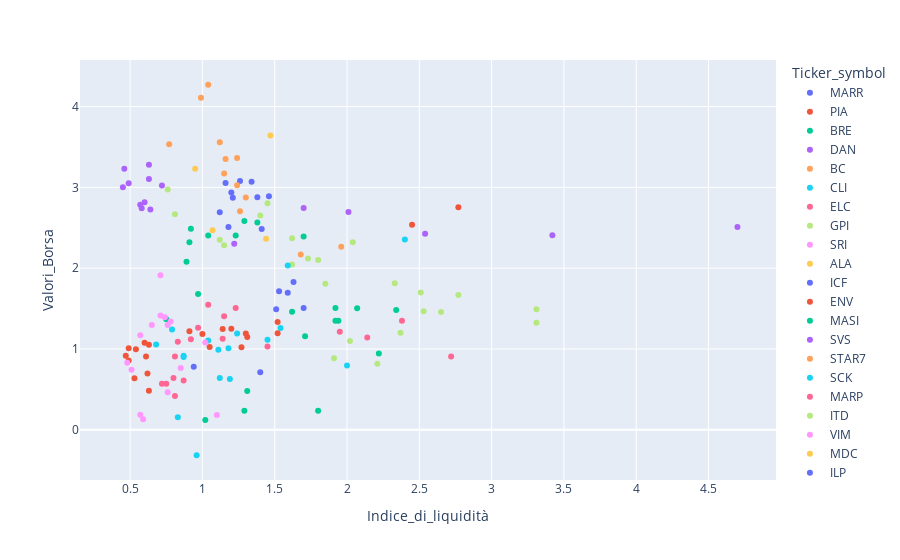

Notebook source saved alongside this figure:
### Code cell
fig = px.scatter(df, y="Valori_Borsa", x="Indice_di_liquidità", color='Ticker_symbol')
fig

### Figure 1 — Plotly figure (JSON) as saved in the notebook; plotly's stock layout.template omitted (floating-point values rounded to 4 significant figures)
{"data": [{"hovertemplate": "Ticker_symbol=MARR<br>Indice_di_liquidità=%{x}<br>Valori_Borsa=%{y}<extra></extra>", "legendgroup": "MARR", "marker": {"color": "#636efa", "symbol": "circle"}, "mode": "markers", "name": "MARR", "orientation": "v", "showlegend": true, "type": "scatter", "x": [1.18, 1.2, 1.38, 1.16, 1.34, 1.26, 1.21, 1.46, 1.12, 1.41], "xaxis": "x", "y": [2.51, 2.935, 2.879, 3.054, 3.069, 3.079, 2.871, 2.889, 2.691, 2.485], "yaxis": "y"}, {"hovertemplate": "Ticker_symbol=PIA<br>Indice_di_liquidità=%{x}<br>Valori_Borsa=%{y}<extra></extra>", "legendgroup": "PIA", "marker": {"color": "#EF553B", "symbol": "circle"}, "mode": "markers", "name": "PIA", "orientation": "v", "showlegend": true, "type": "scatter", "x": [0.6, 0.63, 0.54, 0.49, 0.53, 0.47, 0.63, 0.62, 0.61, 0.49], "xaxis": "x", "y": [1.077, 1.052, 0.9962, 1.008, 0.6392, 0.9179, 0.4837, 0.6981, 0.9066, 0.857], "yaxis": "y"}, {"hovertemplate": "Ticker_symbol=BRE<br>Indice_di_liquidità=%{x}<br>Valori_Borsa=%{y}<extra></extra>", "legendgroup": "BRE", "marker": {"color": "#00cc96", "symbol": "circle"}, "mode": "markers", "name": "BRE", "orientation": "v", "showlegend": true, "type": "scatter", "x": [1.23, 1.38, 1.7, 1.04, 0.91, 1.29, 0.92, 0.89, 0.97, 0.75], "xaxis": "x", "y": [2.403, 2.564, 2.393, 2.404, 2.32, 2.585, 2.489, 2.08, 1.682, 1.368], "yaxis": "y"}, {"hovertemplate": "Ticker_symbol=DAN<br>Indice_di_liquidità=%{x}<br>Valori_Borsa=%{y}<extra></extra>", "legendgroup": "DAN", "marker": {"color": "#ab63fa", "symbol": "circle"}, "mode": "markers", "name": "DAN", "orientation": "v", "showlegend": true, "type": "scatter", "x": [0.63, 0.63, 0.64, 0.6, 0.57, 0.49, 0.72, 0.58, 0.45, 0.46], "xaxis": "x", "y": [3.105, 3.279, 2.727, 2.815, 2.785, 3.052, 3.024, 2.741, 3.0, 3.231], "yaxis": "y"}, {"hovertemplate": "Ticker_symbol=BC<br>Indice_di_liquidità=%{x}<br>Valori_Borsa=%{y}<extra></extra>", "legendgroup": "BC", "marker": {"color": "#FFA15A", "symbol": "circle"}, "mode": "markers", "name": "BC", "orientation": "v", "showlegend": true, "type": "scatter", "x": [1.04, 0.99, 0.77, 1.12, 1.16, 1.24, 1.24, 1.26, 1.3, 1.15], "xaxis": "x", "y": [4.27, 4.108, 3.533, 3.559, 3.35, 3.364, 3.027, 2.703, 2.874, 3.171], "yaxis": "y"}, {"hovertemplate": "Ticker_symbol=CLI<br>Indice_di_liquidità=%{x}<br>Valori_Borsa=%{y}<extra></extra>", "legendgroup": "CLI", "marker": {"color": "#19d3f3", "symbol": "circle"}, "mode": "markers", "name": "CLI", "orientation": "v", "showlegend": true, "type": "scatter", "x": [0.68, 0.79, 0.87, 0.87, 1.18, 1.54, 1.04, 1.24, 1.11, 1.12], "xaxis": "x", "y": [1.054, 1.241, 0.9002, 0.9163, 1.008, 1.258, 1.105, 1.193, 0.9895, 0.6419], "yaxis": "y"}, {"hovertemplate": "Ticker_symbol=ELC<br>Indice_di_liquidità=%{x}<br>Valori_Borsa=%{y}<extra></extra>", "legendgroup": "ELC", "marker": {"color": "#FF6692", "symbol": "circle"}, "mode": "markers", "name": "ELC", "orientation": "v", "showlegend": true, "type": "scatter", "x": [0.92, 0.97, 1.14, 0.83, 0.81, 0.81, 0.87, 0.8, 0.72, 0.75], "xaxis": "x", "y": [1.12, 1.264, 1.127, 1.089, 0.4187, 0.9083, 0.6098, 0.6419, 0.5704, 0.571], "yaxis": "y"}, {"hovertemplate": "Ticker_symbol=GPI<br>Indice_di_liquidità=%{x}<br>Valori_Borsa=%{y}<extra></extra>", "legendgroup": "GPI", "marker": {"color": "#B6E880", "symbol": "circle"}, "mode": "markers", "name": "GPI", "orientation": "v", "showlegend": true, "type": "scatter", "x": [1.4, 1.45, 1.8, 1.62, 1.73, 1.62, 2.04, 1.15, 1.2, 1.03], "xaxis": "x", "y": [2.653, 2.803, 2.102, 2.046, 2.121, 2.37, 2.322, 2.282, null, null], "yaxis": "y"}, {"hovertemplate": "Ticker_symbol=SRI<br>Indice_di_liquidità=%{x}<br>Valori_Borsa=%{y}<extra></extra>", "legendgroup": "SRI", "marker": {"color": "#FF97FF", "symbol": "circle"}, "mode": "markers", "name": "SRI", "orientation": "v", "showlegend": true, "type": "scatter", "x": [0.57, 0.51, 0.48, 0.57, 0.65, 0.71, 0.76, 0.78, 0.74, 0.71], "xaxis": "x", "y": [0.1865, 0.7443, 0.8286, 1.169, 1.297, 1.911, 1.297, 1.341, 1.394, 1.415], "yaxis": "y"}, {"hovertemplate": "Ticker_symbol=ALA<br>Indice_di_liquidità=%{x}<br>Valori_Borsa=%{y}<extra></extra>", "legendgroup": "ALA", "marker": {"color": "#FECB52", "symbol": "circle"}, "mode": "markers", "name": "ALA", "orientation": "v", "showlegend": true, "type": "scatter", "x": [1.07, 1.44, 0.65, 0.58, 0.49, 0.42, 0.56, 0.82, 0.97, 0.84], "xaxis": "x", "y": [2.468, 2.366, null, null, null, null, null, null, null, null], "yaxis": "y"}, {"hovertemplate": "Ticker_symbol=ICF<br>Indice_di_liquidità=%{x}<br>Valori_Borsa=%{y}<extra></extra>", "legendgroup": "ICF", "marker": {"color": "#636efa", "symbol": "circle"}, "mode": "markers", "name": "ICF", "orientation": "v", "showlegend": true, "type": "scatter", "x": [1.53, 1.63, 1.59, 1.8, 1.66, 1.42, 1.65, 1.25, 0.97, 0.76], "xaxis": "x", "y": [1.716, 1.828, 1.697, null, null, null, null, null, null, null], "yaxis": "y"}, {"hovertemplate": "Ticker_symbol=ENV<br>Indice_di_liquidità=%{x}<br>Valori_Borsa=%{y}<extra></extra>", "legendgroup": "ENV", "marker": {"color": "#EF553B", "symbol": "circle"}, "mode": "markers", "name": "ENV", "orientation": "v", "showlegend": true, "type": "scatter", "x": [1.3, 1.52, 1.52, 0.91, 1, 1.14, 1.27, 1.05, 1.2, 1.31], "xaxis": "x", "y": [1.191, 1.335, 1.194, 1.221, 1.185, 1.247, 1.022, 1.026, 1.25, 1.15], "yaxis": "y"}, {"hovertemplate": "Ticker_symbol=MASI<br>Indice_di_liquidità=%{x}<br>Valori_Borsa=%{y}<extra></extra>", "legendgroup": "MASI", "marker": {"color": "#00cc96", "symbol": "circle"}, "mode": "markers", "name": "MASI", "orientation": "v", "showlegend": true, "type": "scatter", "x": [1.92, 1.92, 2.22, 1.71, 1.94, 2.07, 1.62, 2.34, 1.43, 1.54], "xaxis": "x", "y": [1.506, 1.348, 0.9439, 1.157, 1.348, 1.504, 1.461, 1.482, null, null], "yaxis": "y"}, {"hovertemplate": "Ticker_symbol=SVS<br>Indice_di_liquidità=%{x}<br>Valori_Borsa=%{y}<extra></extra>", "legendgroup": "SVS", "marker": {"color": "#ab63fa", "symbol": "circle"}, "mode": "markers", "name": "SVS", "orientation": "v", "showlegend": true, "type": "scatter", "x": [1.22, 1.46, 0.79, 0.71, 0.69, 0.6, 0.65, 0.6, 0.62, 0.59], "xaxis": "x", "y": [2.302, null, null, null, null, null, null, null, null, null], "yaxis": "y"}, {"hovertemplate": "Ticker_symbol=STAR7<br>Indice_di_liquidità=%{x}<br>Valori_Borsa=%{y}<extra></extra>", "legendgroup": "STAR7", "marker": {"color": "#FFA15A", "symbol": "circle"}, "mode": "markers", "name": "STAR7", "orientation": "v", "showlegend": true, "type": "scatter", "x": [1.68, 1.96, 1.9, 1.26, 1.24, 1.32, 1.29, 1.28, 1.32, 1.41], "xaxis": "x", "y": [2.168, 2.265, null, null, null, null, null, null, null, null], "yaxis": "y"}, {"hovertemplate": "Ticker_symbol=SCK<br>Indice_di_liquidità=%{x}<br>Valori_Borsa=%{y}<extra></extra>", "legendgroup": "SCK", "marker": {"color": "#19d3f3", "symbol": "circle"}, "mode": "markers", "name": "SCK", "orientation": "v", "showlegend": true, "type": "scatter", "x": [1.59, 2.4, 1.45, 0.83, 0.96, 0.61, 0.65, 0.73, 0.66, 0.67], "xaxis": "x", "y": [2.033, 2.356, 1.115, 0.157, -0.3147, null, null, null, null, null], "yaxis": "y"}, {"hovertemplate": "Ticker_symbol=MARP<br>Indice_di_liquidità=%{x}<br>Valori_Borsa=%{y}<extra></extra>", "legendgroup": "MARP", "marker": {"color": "#FF6692", "symbol": "circle"}, "mode": "markers", "name": "MARP", "orientation": "v", "showlegend": true, "type": "scatter", "x": [1.15, 1.04, 1.45, 1.23, 1.01, 0.97, 0.88, 1, 0.76, 0.86], "xaxis": "x", "y": [1.406, 1.548, 1.03, 1.509, null, null, null, null, null, null], "yaxis": "y"}, {"hovertemplate": "Ticker_symbol=ITD<br>Indice_di_liquidità=%{x}<br>Valori_Borsa=%{y}<extra></extra>", "legendgroup": "ITD", "marker": {"color": "#B6E880", "symbol": "circle"}, "mode": "markers", "name": "ITD", "orientation": "v", "showlegend": true, "type": "scatter", "x": [0.81, 0.76, 1.12, 1.85, 2.02, 0.81, 0.85, 0.84, 1.41, 1.47], "xaxis": "x", "y": [2.667, 2.973, 2.351, 1.808, 1.099, null, null, null, null, null], "yaxis": "y"}, {"hovertemplate": "Ticker_symbol=VIM<br>Indice_di_liquidità=%{x}<br>Valori_Borsa=%{y}<extra></extra>", "legendgroup": "VIM", "marker": {"color": "#FF97FF", "symbol": "circle"}, "mode": "markers", "name": "VIM", "orientation": "v", "showlegend": true, "type": "scatter", "x": [0.59, 0.76, 1.1, 0.85, 1.02, 0.91, 0.88, 0.93, 0.92, 0.96], "xaxis": "x", "y": [0.131, 0.4637, 0.1823, 0.7655, 1.082, null, null, null, null, null], "yaxis": "y"}, {"hovertemplate": "Ticker_symbol=MDC<br>Indice_di_liquidità=%{x}<br>Valori_Borsa=%{y}<extra></extra>", "legendgroup": "MDC", "marker": {"color": "#FECB52", "symbol": "circle"}, "mode": "markers", "name": "MDC", "orientation": "v", "showlegend": true, "type": "scatter", "x": [0.95, 1.47, 0.89, 0.59, 0.61, 0.57, 0.49, 0.59, 0.74, 0.76], "xaxis": "x", "y": [3.229, 3.64, null, null, null, null, null, null, null, null], "yaxis": "y"}, {"hovertemplate": "Ticker_symbol=ILP<br>Indice_di_liquidità=%{x}<br>Valori_Borsa=%{y}<extra></extra>", "legendgroup": "ILP", "marker": {"color": "#636efa", "symbol": "circle"}, "mode": "markers", "name": "ILP", "orientation": "v", "showlegend": true, "type": "scatter", "x": [1.51, 1.7, 1.4, 0.94, 0.68, 1.28, 1.04, 1.1, 1.21, 1.18], "xaxis": "x", "y": [1.491, 1.509, 0.7129, 0.7793, null, null, null, null, null, null], "yaxis": "y"}, {"hovertemplate": "Ticker_symbol=CFL<br>Indice_di_liquidità=%{x}<br>Valori_Borsa=%{y}<extra></extra>", "legendgroup": "CFL", "marker": {"color": "#EF553B", "symbol": "circle"}, "mode": "markers", "name": "CFL", "orientation": "v", "showlegend": true, "type": "scatter", "x": [2.45, 2.77, 1.19, 0.9, 0.88, 0.98, 0.94, 0.93, 0.96, 1], "xaxis": "x", "y": [2.537, 2.755, null, null, null, null, null, null, null, null], "yaxis": "y"}, {"hovertemplate": "Ticker_symbol=FCM<br>Indice_di_liquidità=%{x}<br>Valori_Borsa=%{y}<extra></extra>", "legendgroup": "FCM", "marker": {"color": "#00cc96", "symbol": "circle"}, "mode": "markers", "name": "FCM", "orientation": "v", "showlegend": true, "type": "scatter", "x": [1.02, 1.8, 1.29, 1.31, 0.73, 0.63, 0.56, 0.52, 0.54, 0.44], "xaxis": "x", "y": [0.1222, 0.2351, 0.2351, 0.4793, null, null, null, null, null, null], "yaxis": "y"}, {"hovertemplate": "Ticker_symbol=FVI<br>Indice_di_liquidità=%{x}<br>Valori_Borsa=%{y}<extra></extra>", "legendgroup": "FVI", "marker": {"color": "#ab63fa", "symbol": "circle"}, "mode": "markers", "name": "FVI", "orientation": "v", "showlegend": true, "type": "scatter", "x": [1.7, 2.01, 4.7, 2.54, 3.42, 1.66, 1.85, 1.47, 1.21, 1.54], "xaxis": "x", "y": [2.744, 2.695, 2.51, 2.425, 2.406, null, null, null, null, null], "yaxis": "y"}, {"hovertemplate": "Ticker_symbol=PLT<br>Indice_di_liquidità=%{x}<br>Valori_Borsa=%{y}<extra></extra>", "legendgroup": "PLT", "marker": {"color": "#FFA15A", "symbol": "circle"}, "mode": "markers", "name": "PLT", "orientation": "v", "showlegend": true, "type": "scatter", "x": [1.11, 0.91, 2.32, 0.87, 0.64, 0.65, 1.27, 1.57, 1.42, 1.18], "xaxis": "x", "y": [null, null, null, null, null, null, null, null, null, null], "yaxis": "y"}, {"hovertemplate": "Ticker_symbol=LDB<br>Indice_di_liquidità=%{x}<br>Valori_Borsa=%{y}<extra></extra>", "legendgroup": "LDB", "marker": {"color": "#19d3f3", "symbol": "circle"}, "mode": "markers", "name": "LDB", "orientation": "v", "showlegend": true, "type": "scatter", "x": [1.19, 2, 1.75, 1.32, 1.12, 1.02, 0.91, 1.13, 0.82, 1.03], "xaxis": "x", "y": [0.6291, 0.7953, null, null, null, null, null, null, null, null], "yaxis": "y"}, {"hovertemplate": "Ticker_symbol=FOS<br>Indice_di_liquidità=%{x}<br>Valori_Borsa=%{y}<extra></extra>", "legendgroup": "FOS", "marker": {"color": "#FF6692", "symbol": "circle"}, "mode": "markers", "name": "FOS", "orientation": "v", "showlegend": true, "type": "scatter", "x": [1.95, 2.38, 2.72, 2.14, 1.03, 1.43, 1.68, 1.62, 1.34, 1.32], "xaxis": "x", "y": [1.212, 1.351, 0.9083, 1.143, null, null, null, null, null, null], "yaxis": "y"}, {"hovertemplate": "Ticker_symbol=BAN<br>Indice_di_liquidità=%{x}<br>Valori_Borsa=%{y}<extra></extra>", "legendgroup": "BAN", "marker": {"color": "#B6E880", "symbol": "circle"}, "mode": "markers", "name": "BAN", "orientation": "v", "showlegend": true, "type": "scatter", "x": [2.51, 2.33, 2.65, 2.77, 3.31, 3.31, 2.37, 2.53, 2.21, 1.91], "xaxis": "x", "y": [1.699, 1.815, 1.459, 1.668, 1.493, 1.324, 1.201, 1.468, 0.8162, 0.8862], "yaxis": "y"}], "layout": {"legend": {"title": {"text": "Ticker_symbol"}, "tracegroupgap": 0}, "margin": {"t": 60}, "xaxis": {"anchor": "y", "domain": [0, 1], "title": {"text": "Indice_di_liquidità"}}, "yaxis": {"anchor": "x", "domain": [0, 1], "title": {"text": "Valori_Borsa"}}}}
